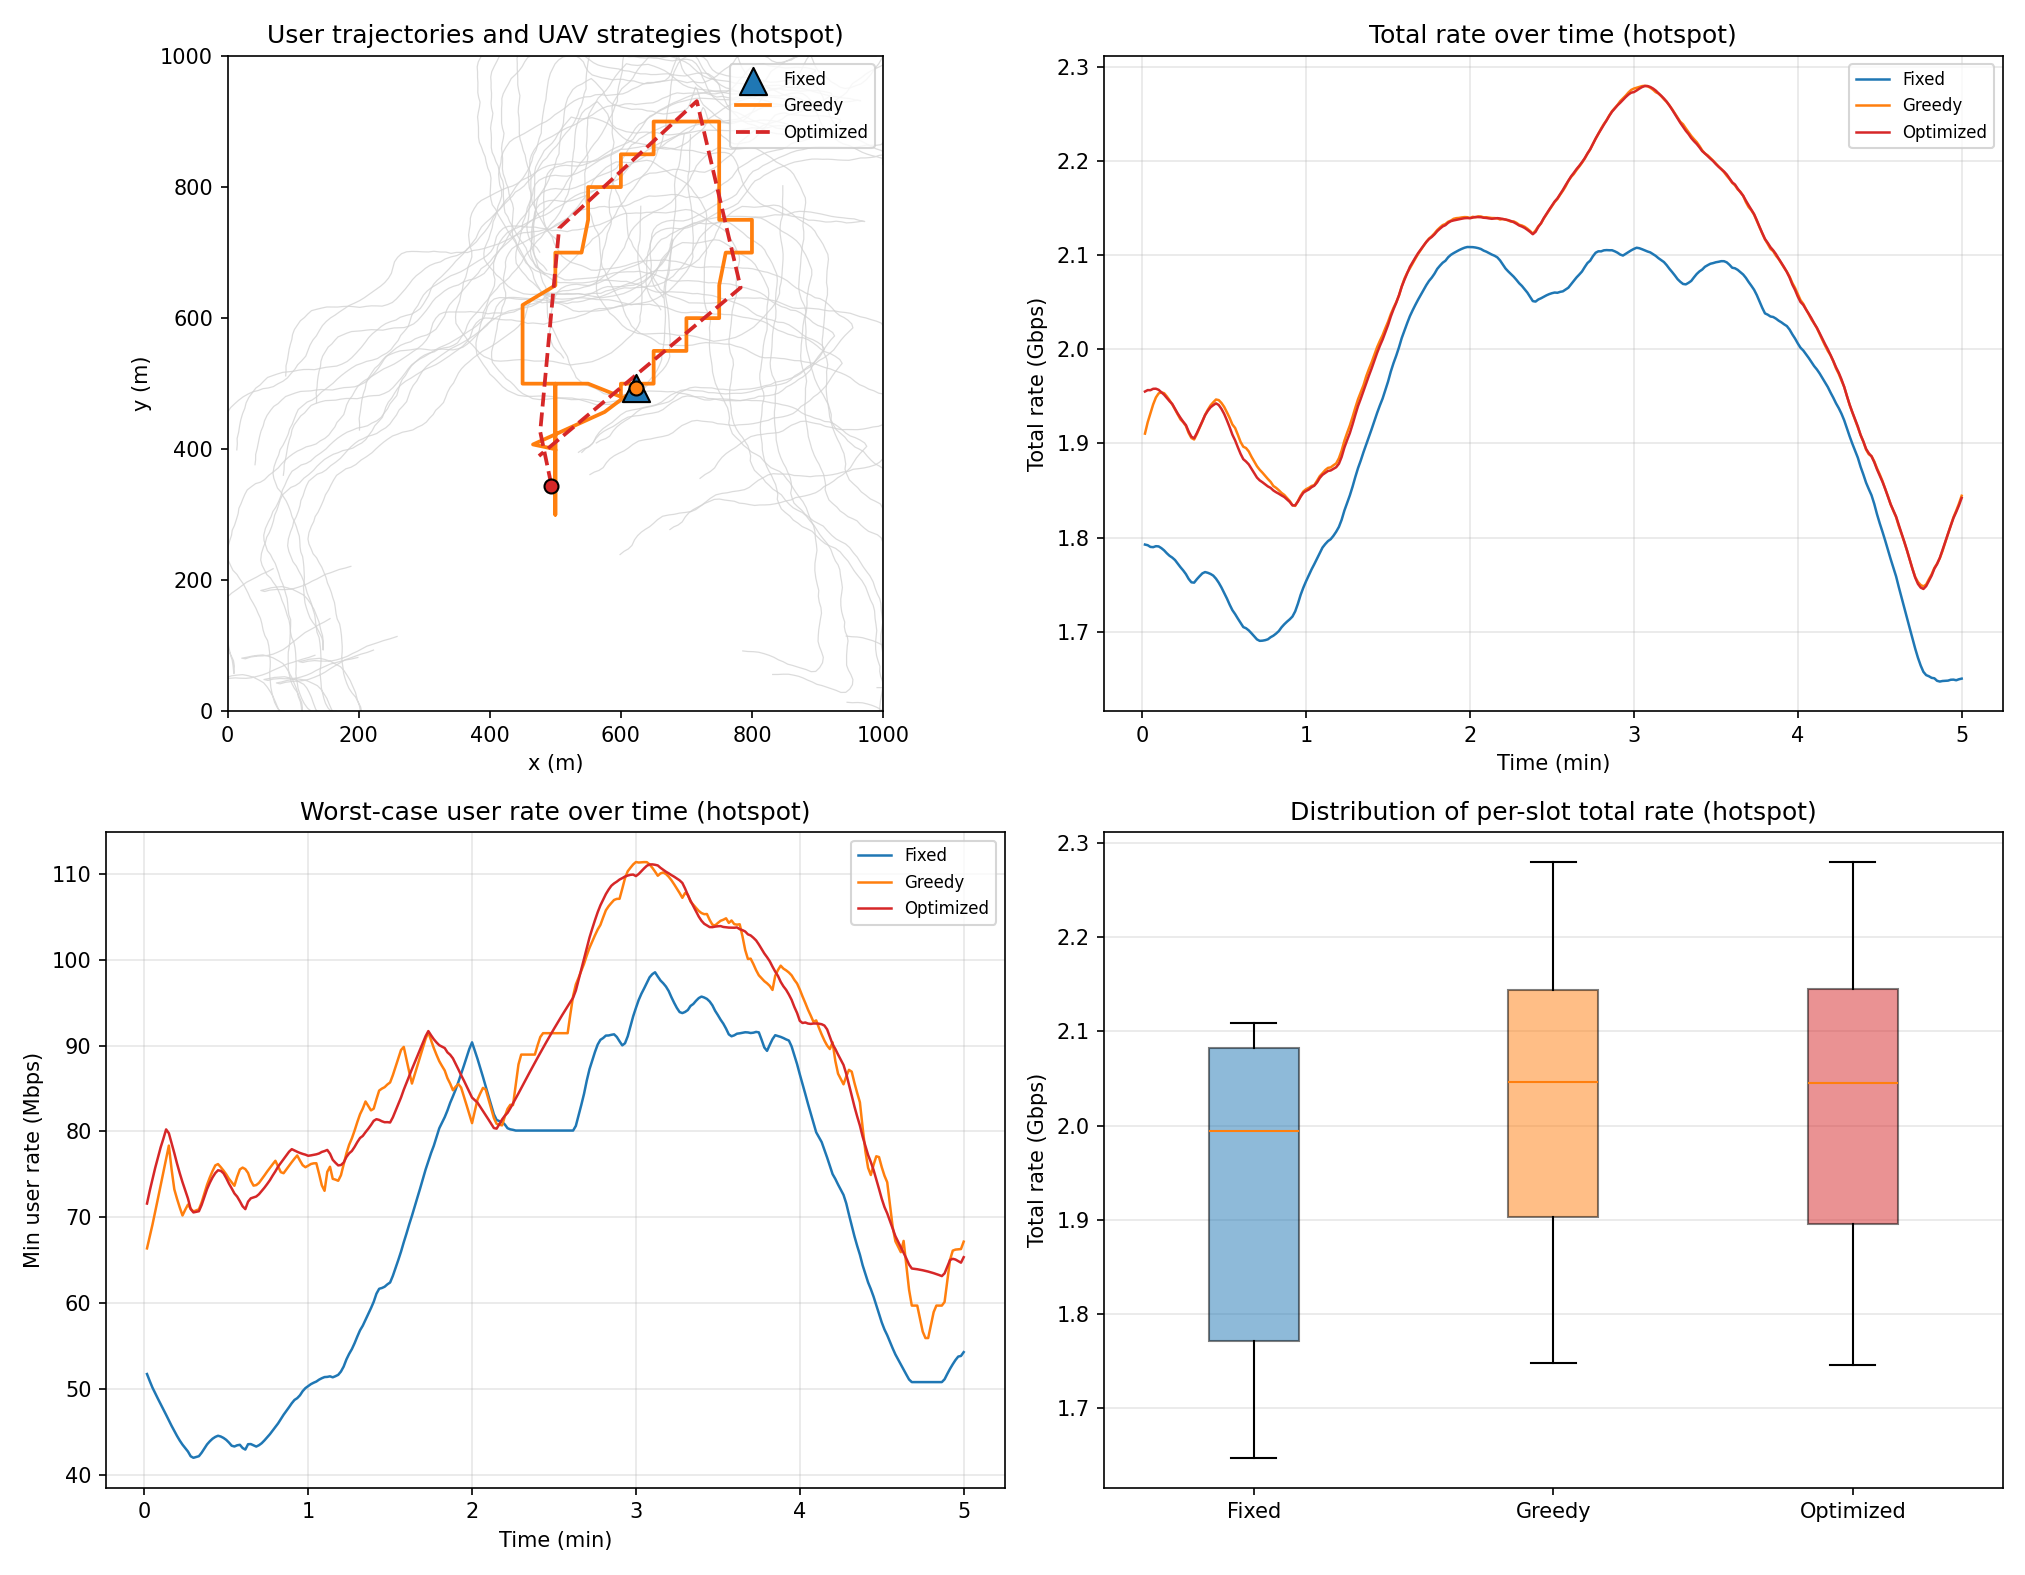

Recreate this plot in Python.
"""
hotspot_trajectory_comparison.py

热点聚集移动场景下的单无人机轨迹对比实验。

用户被分成 NUM_GROUPS 个热点群组（可以理解为车队、人群或临时聚集区域）：
- 群组中心以车辆级速度（8~15 m/s）按 Gauss-Markov 模型移动；
- 用户在所属群组内部做小幅随机游走，形成参考点群组移动风格的双移动场景。

在同一组用户移动轨迹下，对比三种单无人机策略：
1) 最优固定部署：搜索使全时段平均总速率最大的固定位置（强基线）；
2) 逐时隙贪心：每步朝当前时刻最优位置移动，受最大速度约束，无预测；
3) 航路点优化：用差分进化优化航路点，具备全局/预测信息。

运行: python hotspot_trajectory_comparison.py
输出: hotspot_trajectory_comparison.png, hotspot_trajectory_comparison.csv
"""

import sys

import numpy as np
import matplotlib

matplotlib.use("Agg")  # 只保存图片，不弹出窗口
from scipy.optimize import differential_evolution

from simple_uav_simulation import (
    AREA_SIZE,
    DEFAULT_PARAMS,
    NUM_USERS,
    compute_total_rate,
)
from multi_uav_objectives import SEED
from dual_mobility_simulation import (
    SLOT_DURATION,
    TIME_SLOTS,
    USER_SPEED_MAX,
    USER_SPEED_MIN,
    evaluate_uav_trajectory,
    init_user_velocities,
    update_user_positions,
)
from trajectory_comparison import (
    UAV_HEIGHT,
    greedy_uav_trajectory,
    optimize_waypoint_trajectory,
    plot_comparison,
    print_comparison_table,
    summarize_strategy,
)


# ----------------------------------------------------------------------
# 热点群组移动参数
# ----------------------------------------------------------------------
NUM_GROUPS = 3              # 热点群组数量
GROUP_RADIUS = 120.0        # 群组半径 (m)
LOCAL_SPEED_MIN = 0.2       # 用户局部游走最小速度 (m/s)
LOCAL_SPEED_MAX = 2.0       # 用户局部游走最大速度 (m/s)
LOCAL_ALPHA = 0.9           # 局部移动的 Gauss-Markov 记忆因子
LOCAL_SIGMA = 0.4           # 局部速度扰动标准差 (m/s)
HOTSPOT_SEED = 2            # 群组移动的随机种子

OUTPUT_PNG = "hotspot_trajectory_comparison.png"
OUTPUT_CSV = "hotspot_trajectory_comparison.csv"


def generate_hotspot_layout():
    """
    生成热点聚集的初始用户布局。

    返回 (群组中心, 用户相对偏移, 每个用户所属群组编号)。
    """
    rng = np.random.default_rng(SEED)

    # 群组中心在区域内均匀随机，并留出群组半径的边距
    centers = rng.uniform(
        GROUP_RADIUS, AREA_SIZE - GROUP_RADIUS, size=(NUM_GROUPS, 2)
    )
    group_ids = np.arange(NUM_USERS) % NUM_GROUPS

    # 用户在群组内均匀分布（圆盘内均匀采样）
    offsets = np.zeros((NUM_USERS, 2))
    for k in range(NUM_USERS):
        radius = GROUP_RADIUS * np.sqrt(rng.uniform(0.0, 1.0))
        angle = rng.uniform(0.0, 2.0 * np.pi)
        offsets[k] = [radius * np.cos(angle), radius * np.sin(angle)]

    return centers, offsets, group_ids


def update_local_offsets(offsets, velocities, rng, dt):
    """
    更新用户在群组内部的相对偏移，使其始终位于群组半径内。
    """
    noise_scale = np.sqrt(1.0 - LOCAL_ALPHA ** 2) * LOCAL_SIGMA
    velocities = LOCAL_ALPHA * velocities + rng.normal(
        0.0, noise_scale, size=velocities.shape
    )

    speeds = np.linalg.norm(velocities, axis=1)
    near_zero = speeds < 1e-9
    if np.any(near_zero):
        angles = rng.uniform(0.0, 2.0 * np.pi, size=int(np.sum(near_zero)))
        velocities[near_zero] = LOCAL_SPEED_MIN * np.column_stack(
            [np.cos(angles), np.sin(angles)]
        )
        speeds = np.linalg.norm(velocities, axis=1)

    too_slow = speeds < LOCAL_SPEED_MIN
    velocities[too_slow] *= (LOCAL_SPEED_MIN / speeds[too_slow])[:, None]

    speeds = np.linalg.norm(velocities, axis=1)
    too_fast = speeds > LOCAL_SPEED_MAX
    velocities[too_fast] *= (LOCAL_SPEED_MAX / speeds[too_fast])[:, None]

    offsets = offsets + velocities * dt

    # 超出群组半径的用户被拉回边界并反弹
    norms = np.linalg.norm(offsets, axis=1)
    outside = norms > GROUP_RADIUS
    if np.any(outside):
        offsets[outside] *= (GROUP_RADIUS / norms[outside])[:, None]
        velocities[outside] *= -1.0

    return offsets, velocities


def generate_hotspot_trajectory():
    """
    生成热点聚集场景下的用户移动轨迹。

    返回
    ----
    trajectory : numpy.ndarray, shape (TIME_SLOTS + 1, NUM_USERS, 2)
        每个时隙的用户位置。
    group_ids : numpy.ndarray, shape (NUM_USERS,)
        每个用户所属的群组编号。
    """
    centers, offsets, group_ids = generate_hotspot_layout()
    rng = np.random.default_rng(HOTSPOT_SEED)

    center_velocities = init_user_velocities(
        rng, NUM_GROUPS, USER_SPEED_MIN, USER_SPEED_MAX
    )
    local_velocities = init_user_velocities(
        rng, NUM_USERS, LOCAL_SPEED_MIN, LOCAL_SPEED_MAX
    )

    trajectory = np.zeros((TIME_SLOTS + 1, NUM_USERS, 2))
    trajectory[0] = np.clip(centers[group_ids] + offsets, 0.0, AREA_SIZE)

    for t in range(1, TIME_SLOTS + 1):
        centers, center_velocities = update_user_positions(
            centers, center_velocities, rng, SLOT_DURATION
        )
        offsets, local_velocities = update_local_offsets(
            offsets, local_velocities, rng, SLOT_DURATION
        )
        trajectory[t] = np.clip(centers[group_ids] + offsets, 0.0, AREA_SIZE)

    return trajectory, group_ids


def find_best_fixed_position(user_trajectory, params, stride=5):
    """
    搜索使全时段平均总速率最大的固定无人机水平位置。

    这是热点场景下更强的“固定部署”基线：位置针对整段轨迹优化，
    而不是只针对初始时刻。
    """
    def objective(xy):
        uav_pos = np.array([xy[0], xy[1], UAV_HEIGHT], dtype=float)
        values = [
            compute_total_rate(uav_pos, user_trajectory[t], params)
            for t in range(1, TIME_SLOTS + 1, stride)
        ]
        return -float(np.mean(values))

    result = differential_evolution(
        objective,
        bounds=[(0.0, AREA_SIZE), (0.0, AREA_SIZE)],
        seed=0,
        maxiter=30,
        popsize=8,
        tol=1e-6,
        polish=True,
    )
    return np.array([result.x[0], result.x[1], UAV_HEIGHT], dtype=float)


if __name__ == "__main__":
    # 强制 UTF-8 输出，避免 Windows 控制台中文乱码
    if hasattr(sys.stdout, "reconfigure"):
        sys.stdout.reconfigure(encoding="utf-8")

    params = dict(DEFAULT_PARAMS)
    user_trajectory, group_ids = generate_hotspot_trajectory()

    step_distance = np.linalg.norm(np.diff(user_trajectory, axis=0), axis=2)
    average_speed = float(np.mean(step_distance / SLOT_DURATION))

    print("热点聚集场景: {} 个群组, 群组半径 {:.0f} m, 每用户平均速度 {:.2f} m/s".format(
        NUM_GROUPS, GROUP_RADIUS, average_speed
    ))
    print("群组中心移动速度范围: {:.0f}~{:.0f} m/s".format(
        USER_SPEED_MIN, USER_SPEED_MAX
    ))
    print("")

    print("正在搜索最优固定部署位置 ...")
    best_fixed_position = find_best_fixed_position(user_trajectory, params)
    print("最优固定位置: x = {:.2f} m, y = {:.2f} m, h = {:.2f} m".format(
        best_fixed_position[0], best_fixed_position[1], best_fixed_position[2]
    ))

    print("正在评估逐时隙贪心策略 ...")
    fixed_trajectory = np.tile(
        best_fixed_position.reshape(1, 3), (TIME_SLOTS + 1, 1)
    )
    fixed_records = evaluate_uav_trajectory(
        fixed_trajectory, user_trajectory, params
    )

    greedy_trajectory = greedy_uav_trajectory(user_trajectory, params)
    greedy_records = evaluate_uav_trajectory(
        greedy_trajectory, user_trajectory, params
    )

    print("正在优化航路点轨迹（差分进化）...")
    optimized_trajectory = optimize_waypoint_trajectory(user_trajectory, params)
    optimized_records = evaluate_uav_trajectory(
        optimized_trajectory, user_trajectory, params
    )

    trajectories = {
        "Fixed": fixed_trajectory,
        "Greedy": greedy_trajectory,
        "Optimized": optimized_trajectory,
    }
    records_dict = {
        "Fixed": fixed_records,
        "Greedy": greedy_records,
        "Optimized": optimized_records,
    }
    summaries = {
        name: summarize_strategy(rec) for name, rec in records_dict.items()
    }

    combined = np.column_stack(
        [
            fixed_records[:, 0],
            fixed_records[:, 1],
            greedy_records[:, 1],
            optimized_records[:, 1],
            fixed_records[:, 3],
            greedy_records[:, 3],
            optimized_records[:, 3],
            fixed_records[:, 2],
            greedy_records[:, 2],
            optimized_records[:, 2],
        ]
    )
    np.savetxt(
        OUTPUT_CSV,
        combined,
        delimiter=",",
        header=("time_s,fixed_total_bps,greedy_total_bps,opt_total_bps,"
                "fixed_min_bps,greedy_min_bps,opt_min_bps,"
                "fixed_jain,greedy_jain,opt_jain"),
        comments="",
        fmt="%.6f",
    )

    plot_comparison(
        user_trajectory,
        trajectories,
        records_dict,
        output_file=OUTPUT_PNG,
        scenario_title="hotspot",
    )
    print_comparison_table(summaries)

    print("")
    print("图像已保存到: {}".format(OUTPUT_PNG))
    print("对比数据已保存到: {}".format(OUTPUT_CSV))
